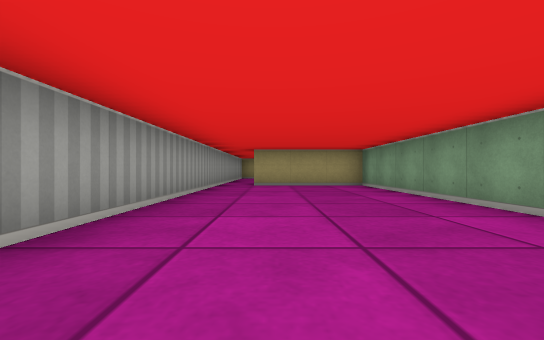
[1] (above)

16 first-person views from a walk through a cub3D ray-caster map. The camera is about half as high as the walls, looks level and sees 90° across. The floor is counted in squares. Each view is taken from the middle of a square. On the plan, view 1 faces up. The plan holds only what a view shows up to about 9 squares ahead; the rest is blank.

[2]
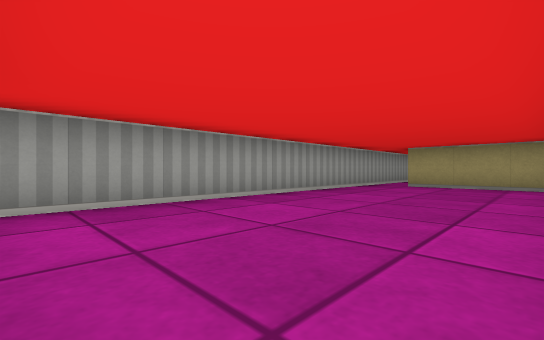

[3]
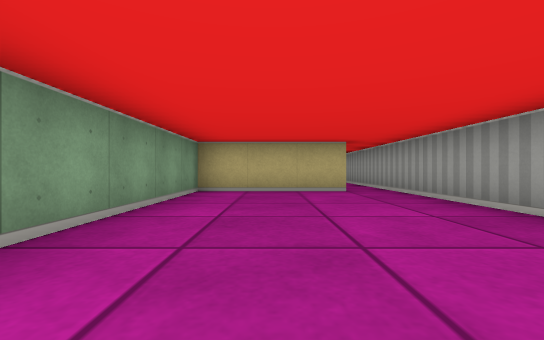

[4]
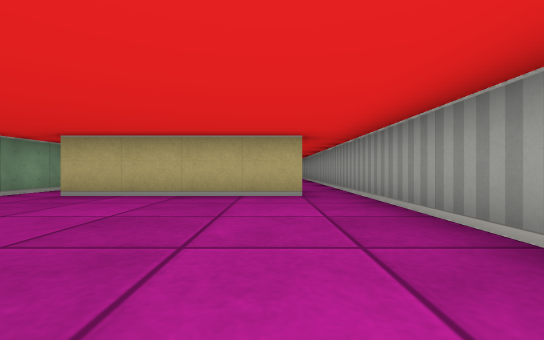

[5]
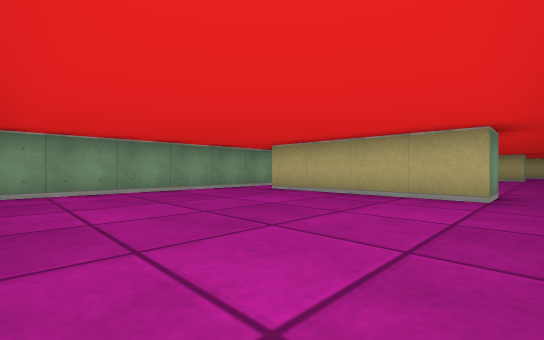

[6]
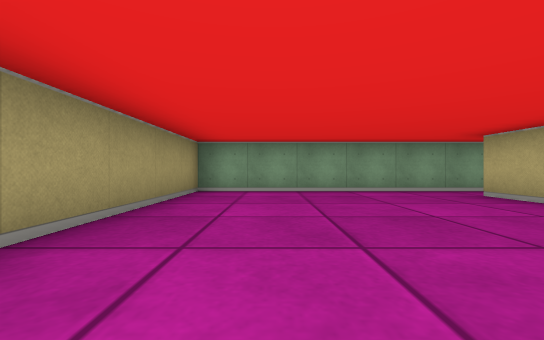

[7]
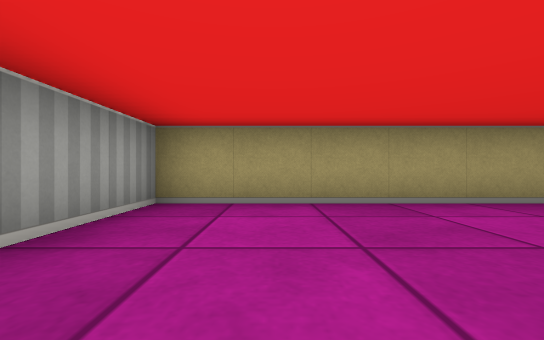

[8]
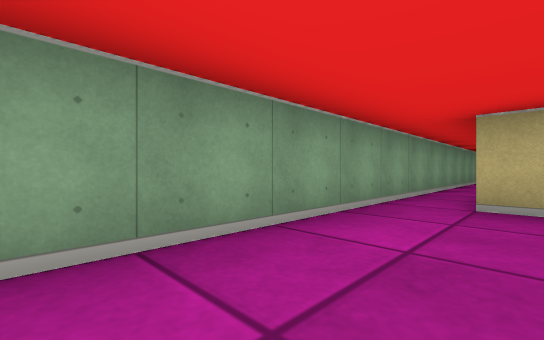

[9]
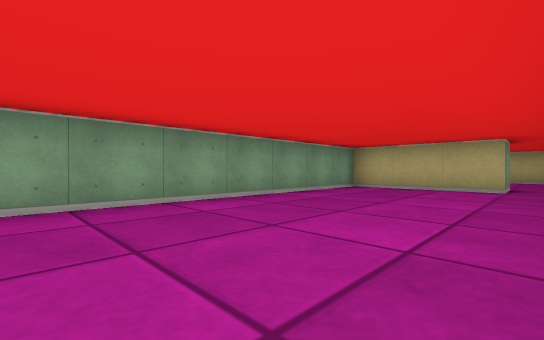

[10]
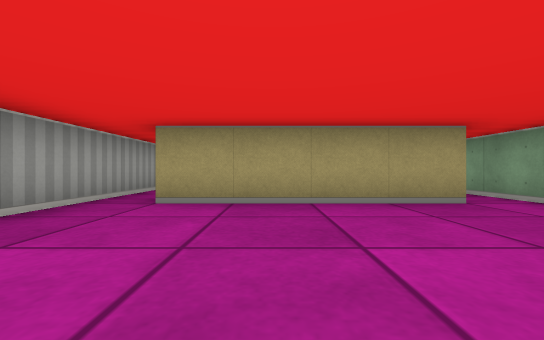

[11]
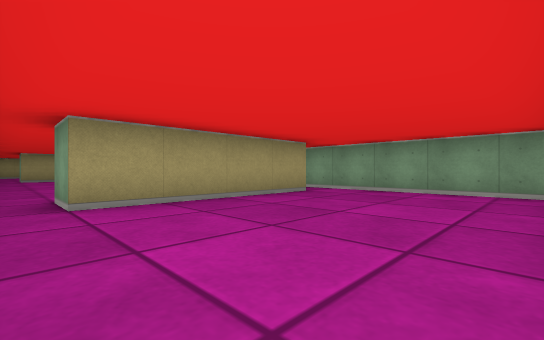

[12]
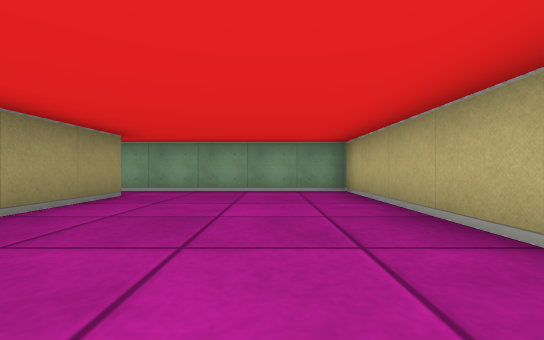

[13]
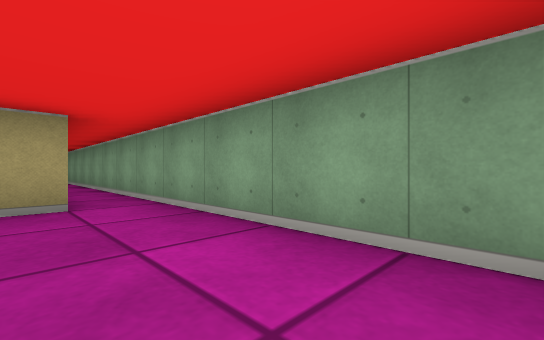

[14]
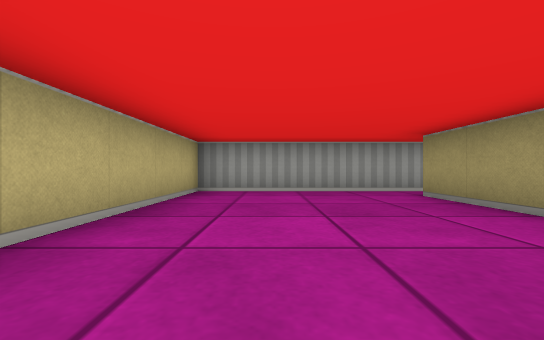

[15]
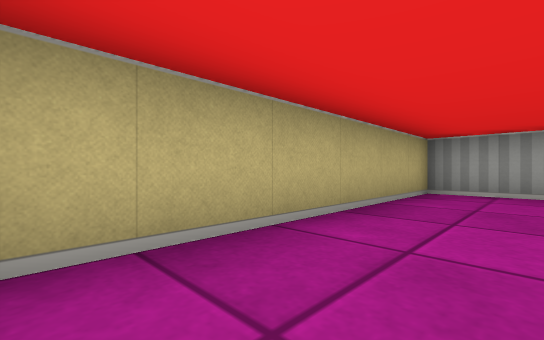

[16]
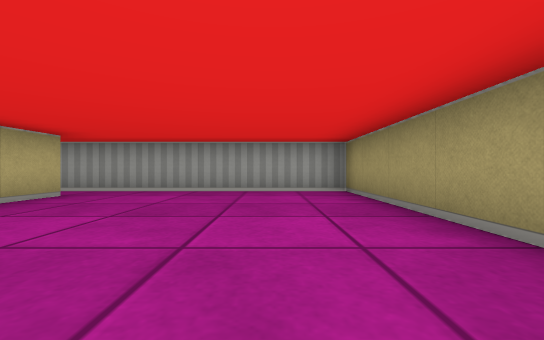

### Floor plan
Points are (right, up) in squares from view 1. A wall is a line through its corners. A room is listed if a view was taken in it or the views show most of it. See-through windows are left out.
Room 1 (views 1, 2, 3, 9)
walls: (-0.5, -0.5) (2.5, -0.5) (2.5, 7.5) (-0.5, 7.5) (-0.5, 8.5); (-1.5, 8.5) (-1.5, -0.5)
ways out: opening at (-1, 8) to room 2; opening at (-1, -1) to room 3
Room 2 (views 4, 5, 6, 7, 8, 16)
walls: (-0.5, 8.5) (3.5, 8.5); (4.5, 8.5) (4.5, 13.5) (-1.5, 13.5) (-1.5, 8.5)
ways out: opening at (-1, 8) to room 1; opening at (4, 8) to room 3
Room 3 (views 10, 11, 12, 13, 14, 15)
walls: (3.6, -1.5) (-0.5, -1.5) (-0.5, -0.5); (-1.5, -0.5) (-1.5, -5.5) (4.5, -5.5) (4.5, 8.5)
ways out: opening at (-1, -1) to room 1; opening at (4, 8) to room 2

Positions as (right, up) in squares from view 1, and headings:
1: (0, 0), facing up
2: (2, 0), facing up-left
3: (1, 5), facing down
4: (0, 13), facing down
5: (-1, 13), facing down-right
6: (-1, 12), facing right
7: (0, 10), facing up
8: (3, 12), facing down-right
9: (-1, 6), facing down-right
10: (1, -5), facing up
11: (-1, -5), facing up-right
12: (-1, -4), facing right
13: (3, -5), facing up-right
14: (4, -4), facing left
15: (4, -4), facing down-left
16: (4, 12), facing left
